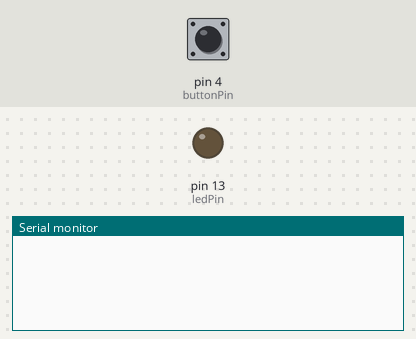
A sketch run on a simulated Arduino Uno, built with avr-gcc and run on an emulated ATmega328P. On the bench: output pins drawn as LEDs (lit = HIGH), the last lines printed to the serial monitor. The inputs (shaded band) are chosen by the test bench; at power-on: pin 4 (buttonPin) LOW.

Above: at 1.2 s.
1.3 s: pin 4 (buttonPin) pulled HIGH for 0.15 s
At 1.43 s:
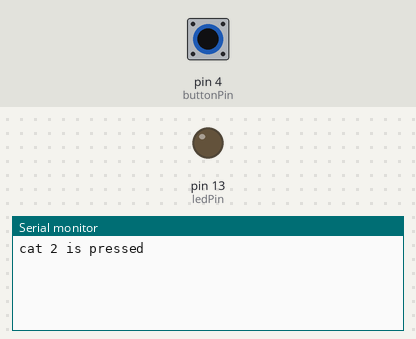
At 2.1 s:
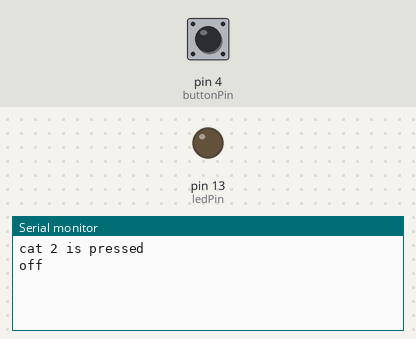

Measured:
- after the input at 1.3 s, the serial monitor: prints a new line at once (image 1)

The sketch:

stateChange.ino
```cpp
// this constant won't change:
const int  buttonPin = 4;    // the pin that the pushbutton is attached to
const int ledPin = 13;       // the pin that the LED is attached to

// Variables will change:
int buttonPushCounter = 0;   // counter for the number of button presses
int buttonState = 0;         // current state of the button
int lastButtonState = 0;     // previous state of the button

void setup() {
  // initialize the button pin as a input:
  pinMode(buttonPin, INPUT);
  // initialize the LED as an output:
  pinMode(ledPin, OUTPUT);
  // initialize serial communication:
  Serial.begin(9600);
}


void loop() {
  // read the pushbutton input pin:
  buttonState = digitalRead(buttonPin);

  // compare the buttonState to its previous state
  if (buttonState != lastButtonState) {
    // if the state has changed, increment the counter
    if (buttonState == HIGH) {
      // if the current state is HIGH then the button
      // wend from off to on:
      //buttonPushCounter++;
      Serial.println("cat 2 is pressed");
      //Serial.println(buttonPushCounter);
    } else {
      // if the current state is LOW then the button
      // wend from on to off:
      Serial.println("off");
    }
    // Delay a little bit to avoid bouncing
    //delay(50);
  }
  // save the current state as the last state,
  //for next time through the loop
  lastButtonState = buttonState;


}
```
